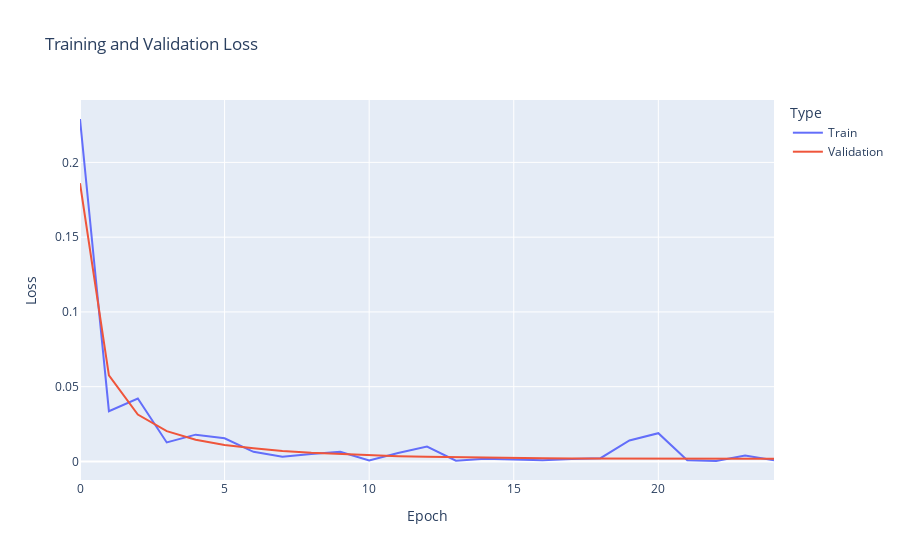

Notebook code cell kept with this figure:
### Code cell
# Combine train and val losses into a single plot
loss_df = pd.DataFrame({
    'Epoch': list(range(len(train_losses))) + list(range(len(val_losses))),
    'Loss': train_losses + val_losses,
    'Type': ['Train'] * len(train_losses) + ['Validation'] * len(val_losses)
})

px.line(loss_df, x='Epoch', y='Loss', color='Type', 
        title='Training and Validation Loss', 
        labels={'Loss': 'Loss', 'Epoch': 'Epoch'}).show()

### Figure 1 — Plotly figure (JSON) as saved in the notebook; plotly's stock layout.template omitted (floating-point values rounded to 4 significant figures)
{"data": [{"hovertemplate": "Type=Train<br>Epoch=%{x}<br>Loss=%{y}<extra></extra>", "legendgroup": "Train", "line": {"color": "#636efa", "dash": "solid"}, "marker": {"symbol": "circle"}, "mode": "lines", "name": "Train", "orientation": "v", "showlegend": true, "type": "scatter", "x": [0, 1, 2, 3, 4, 5, 6, 7, 8, 9, 10, 11, 12, 13, 14, 15, 16, 17, 18, 19, 20, 21, 22, 23, 24], "xaxis": "x", "y": [0.229, 0.0336, 0.04207, 0.01269, 0.01792, 0.0155, 0.006436, 0.003174, 0.004899, 0.006504, 0.000704, 0.005626, 0.009955, 0.0004467, 0.001878, 0.00155, 0.0008063, 0.001557, 0.002207, 0.01402, 0.01888, 0.0007283, 0.0002961, 0.00401, 0.0008713], "yaxis": "y"}, {"hovertemplate": "Type=Validation<br>Epoch=%{x}<br>Loss=%{y}<extra></extra>", "legendgroup": "Validation", "line": {"color": "#EF553B", "dash": "solid"}, "marker": {"symbol": "circle"}, "mode": "lines", "name": "Validation", "orientation": "v", "showlegend": true, "type": "scatter", "x": [0, 1, 2, 3, 4, 5, 6, 7, 8, 9, 10, 11, 12, 13, 14, 15, 16, 17, 18, 19, 20, 21, 22, 23, 24], "xaxis": "x", "y": [0.1861, 0.05753, 0.03134, 0.02026, 0.01453, 0.01107, 0.008877, 0.007014, 0.005774, 0.004921, 0.004087, 0.003541, 0.003121, 0.002792, 0.002531, 0.002341, 0.00217, 0.002039, 0.001938, 0.001869, 0.001821, 0.001788, 0.001768, 0.001759, 0.001757], "yaxis": "y"}], "layout": {"legend": {"title": {"text": "Type"}, "tracegroupgap": 0}, "title": {"text": "Training and Validation Loss"}, "xaxis": {"anchor": "y", "domain": [0, 1], "title": {"text": "Epoch"}}, "yaxis": {"anchor": "x", "domain": [0, 1], "title": {"text": "Loss"}}}}
